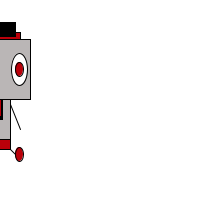
Frame 1 (no input)
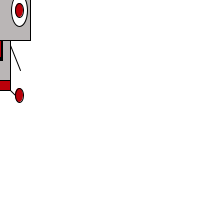
Frame 60 (the mouse pressed at the canvas centre just before this capture)
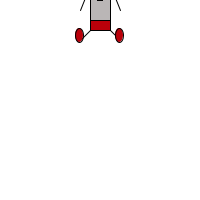
Frame 120 (the mouse held since frame 60 and released just before this capture)

The Processing sketch that drew these frames (run headless with seeded random() and noise(); from frame 60 on, the mouse is pressed at the canvas centre):

// Processing sketch: processing_124953
// ── processing_124953.pde

int monsterX;
int monsterY;

void setup() {
  size(200, 200);
  background(255);
  monsterY = 100;
}

void draw() {
  background(255);      //kleur van het document//
  monsterX = mouseX;
  monsterY= monsterY-1;
  rectMode(CENTER);
  stroke(0);
  fill(0,180,0);
  /*lichaampje*/
  fill(186,182,182);    //kleur van het lichaampje//
  rectMode(CENTER);     //positionering van het vormpje van het lichaampje//
  rect(monsterX,monsterY,20,100); //vorm van het lichaampje//

  fill(0);              //zwarte sjlieps//
  rect(monsterX,monsterY,5,40);

  fill(186,0,10);        //rode sjlieps//
  rect(monsterX,monsterY,3,35);

  /*broekje*/
  fill(186,0,10);
  rectMode(CENTER);
  rect(monsterX,monsterY+45,20,10);

  /*hoofd*/
  fill(186,182,182);
  rect(monsterX,monsterY-30,60,60);


  /*linker oog*/
  fill(255);
  ellipse(monsterX-19,monsterY-30,16,31);

  /*linker iris*/
  fill(186,0,10);
  ellipse(monsterX-19,monsterY-30,8,15);  


  /*rechter oog*/
  fill(255);
  ellipse(monsterX+19,monsterY-30,16,32);

  /*rechter iris*/
  fill(186,0,10);
  ellipse(monsterX+19,monsterY-30,8,14);

  /*beentjes*/
  line(monsterX-10,monsterY+50,monsterX-20,monsterY+60);
  line(monsterX+10,monsterY+50,monsterX+20,monsterY+60);
  
  ellipse(monsterX-21,monsterY+55,8,14);
  ellipse(monsterX+19,monsterY+55,8,14);
  
  /*armpjes*/
  line(monsterX-10,monsterY+5,monsterX-20,monsterY+30);
  line(monsterX+10,monsterY+5,monsterX+20,monsterY+30);
  
  rect(monsterX,monsterY-63,40,7);
  fill(0);
  rect(monsterX,monsterY-70,30,14);
  
//herhalen
if(monsterY==-80) {
  monsterY=300;
  }
}
